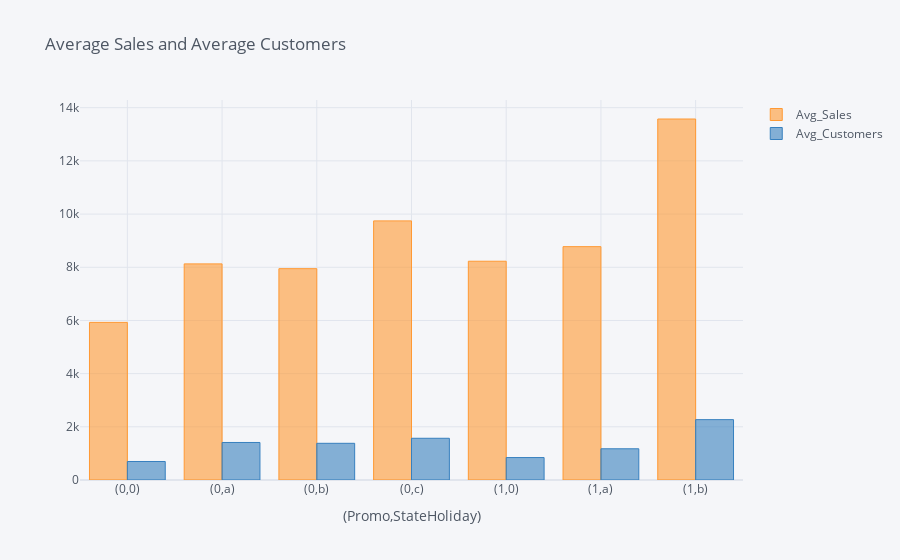
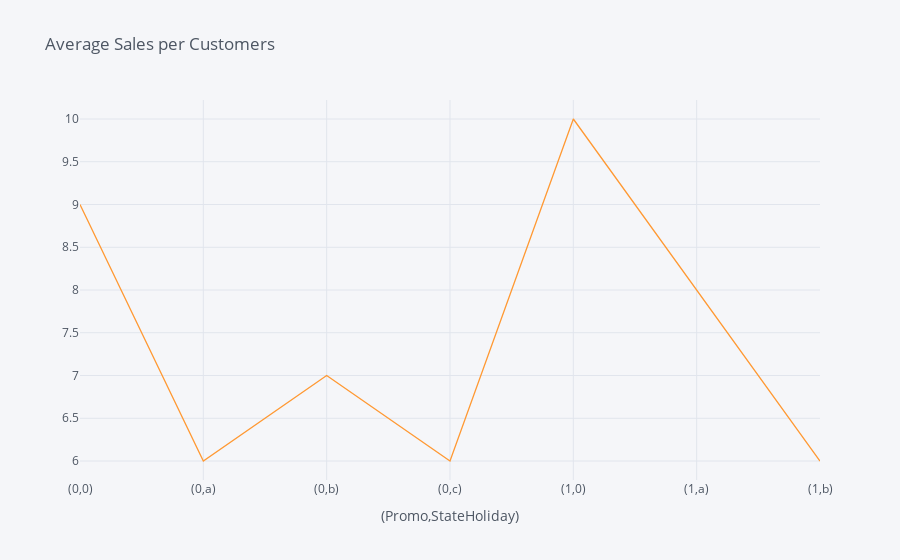

Notebook source saved alongside these figures, in order:
### Markdown cell above
### 3.2.  Average sales, average number of customers and average sales per customer based on State Holidays and whether the promo is running on that day.

### Code cell
Table_2=pd.pivot_table(data=train,index=['Promo','StateHoliday'],values=['Sales','Customers','SalesPerCustomer'],aggfunc='mean').round(0)
Table_2.rename(columns=lambda x : 'Avg_' + x, inplace=True)

# Visualization
Table_2.iplot(kind='bar',y=['Avg_Sales','Avg_Customers'],title='Average Sales and Average Customers',xTitle='(Promo,StateHoliday)')
Table_2.iplot(y='Avg_SalesPerCustomer',title='Average Sales per Customers',xTitle='(Promo,StateHoliday)')

Table_2

### Figure 1 — Plotly figure (JSON) as saved in the notebook; plotly's stock layout.template omitted (floating-point values rounded to 4 significant figures)
{"data": [{"marker": {"color": "rgba(255, 153, 51, 0.6)", "line": {"color": "rgba(255, 153, 51, 1.0)", "width": 1}}, "name": "Avg_Sales", "orientation": "v", "text": "", "type": "bar", "x": ["(0,0)", "(0,a)", "(0,b)", "(0,c)", "(1,0)", "(1,a)", "(1,b)"], "y": [5927, 8127, 7947, 9744, 8227, 8775, 13575]}, {"marker": {"color": "rgba(55, 128, 191, 0.6)", "line": {"color": "rgba(55, 128, 191, 1.0)", "width": 1}}, "name": "Avg_Customers", "orientation": "v", "text": "", "type": "bar", "x": ["(0,0)", "(0,a)", "(0,b)", "(0,c)", "(1,0)", "(1,a)", "(1,b)"], "y": [696, 1411, 1380, 1569, 844, 1174, 2270]}], "layout": {"legend": {"bgcolor": "#F5F6F9", "font": {"color": "#4D5663"}}, "paper_bgcolor": "#F5F6F9", "plot_bgcolor": "#F5F6F9", "title": {"font": {"color": "#4D5663"}, "text": "Average Sales and Average Customers"}, "xaxis": {"gridcolor": "#E1E5ED", "showgrid": true, "tickfont": {"color": "#4D5663"}, "title": {"font": {"color": "#4D5663"}, "text": "(Promo,StateHoliday)"}, "zerolinecolor": "#E1E5ED"}, "yaxis": {"gridcolor": "#E1E5ED", "showgrid": true, "tickfont": {"color": "#4D5663"}, "title": {"font": {"color": "#4D5663"}, "text": ""}, "zerolinecolor": "#E1E5ED"}}}

### Figure 2 — Plotly figure (JSON) as saved in the notebook; plotly's stock layout.template omitted (floating-point values rounded to 4 significant figures)
{"data": [{"line": {"color": "rgba(255, 153, 51, 1.0)", "dash": "solid", "shape": "linear", "width": 1.3}, "mode": "lines", "name": "Avg_SalesPerCustomer", "text": "", "type": "scatter", "x": ["(0,0)", "(0,a)", "(0,b)", "(0,c)", "(1,0)", "(1,a)", "(1,b)"], "y": [9, 6, 7, 6, 10, 8, 6]}], "layout": {"legend": {"bgcolor": "#F5F6F9", "font": {"color": "#4D5663"}}, "paper_bgcolor": "#F5F6F9", "plot_bgcolor": "#F5F6F9", "title": {"font": {"color": "#4D5663"}, "text": "Average Sales per Customers"}, "xaxis": {"gridcolor": "#E1E5ED", "showgrid": true, "tickfont": {"color": "#4D5663"}, "title": {"font": {"color": "#4D5663"}, "text": "(Promo,StateHoliday)"}, "zerolinecolor": "#E1E5ED"}, "yaxis": {"gridcolor": "#E1E5ED", "showgrid": true, "tickfont": {"color": "#4D5663"}, "title": {"font": {"color": "#4D5663"}, "text": ""}, "zerolinecolor": "#E1E5ED"}}}
